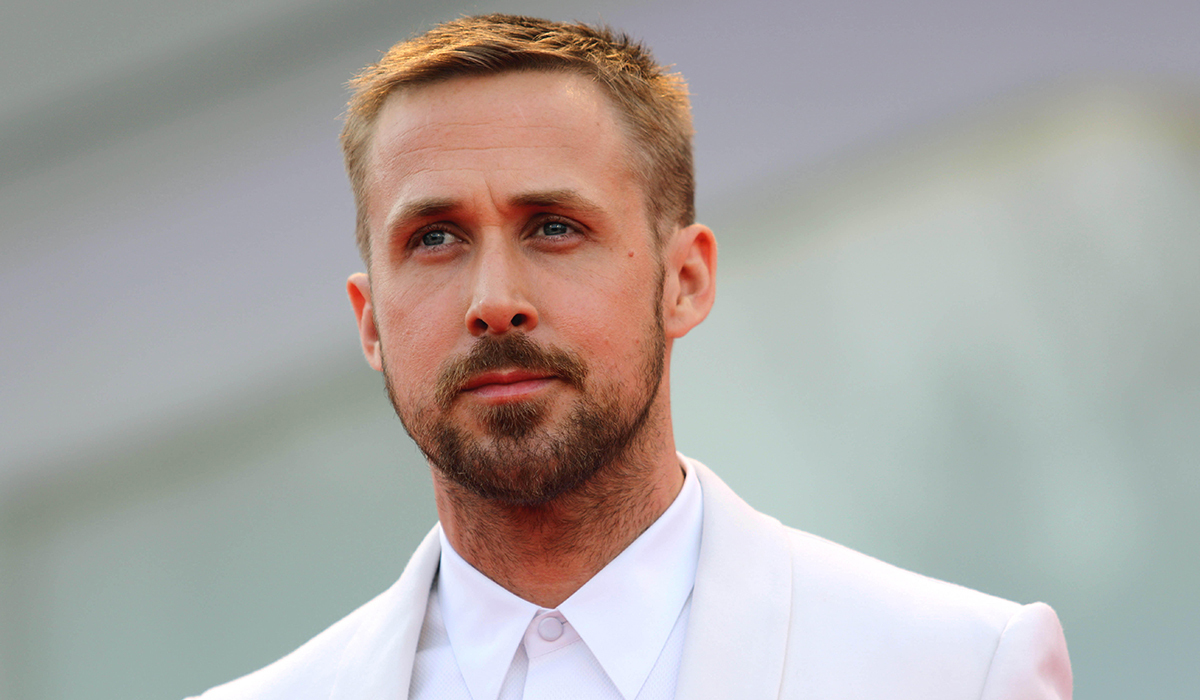
#> input picture images/rayan_gosling.jpg, 1200 x 700 px
$ python faceCapture.py
#> lines starting #> are read from the running program, lines starting #| are printed output that depends on the picture; after the words box and inside, x2 and y2 are one past the last pixel; in counts of white or black regions, pixels touching at a corner belong together
import cv2

img = cv2.imread('images/rayan_gosling.jpg')
#> img is the input picture: shape (700, 1200, 3); mean B, G, R 163.5, 166.8, 172
gray = cv2.cvtColor(img, cv2.COLOR_BGR2GRAY)
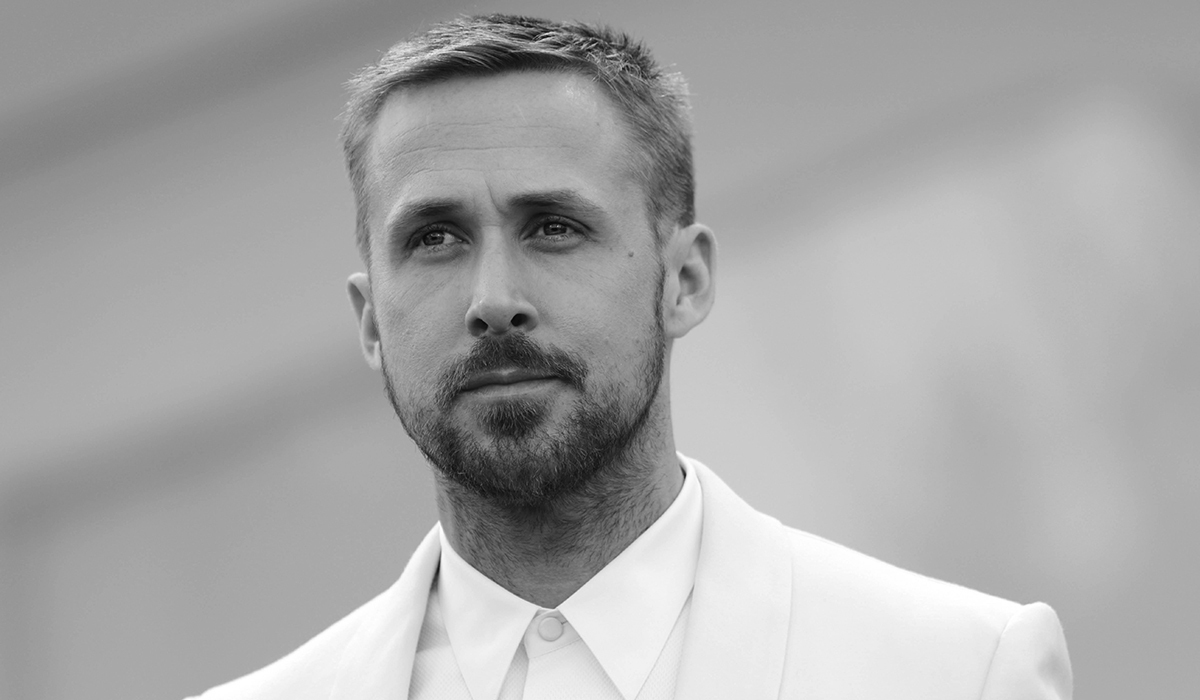
#> gray: shape (700, 1200); min 0, max 255, mean 168

faces = cv2.CascadeClassifier('faces.xml')

results = faces.detectMultiScale(gray, scaleFactor=2, minNeighbors=1)
#> results = [[309, 87, 384, 384]]

for (x, y, w, h) in results:
    cv2.rectangle(img, (x, y), (x + w, y +h), (0, 255, 0), thickness=3)
#> this loop made 1 pass
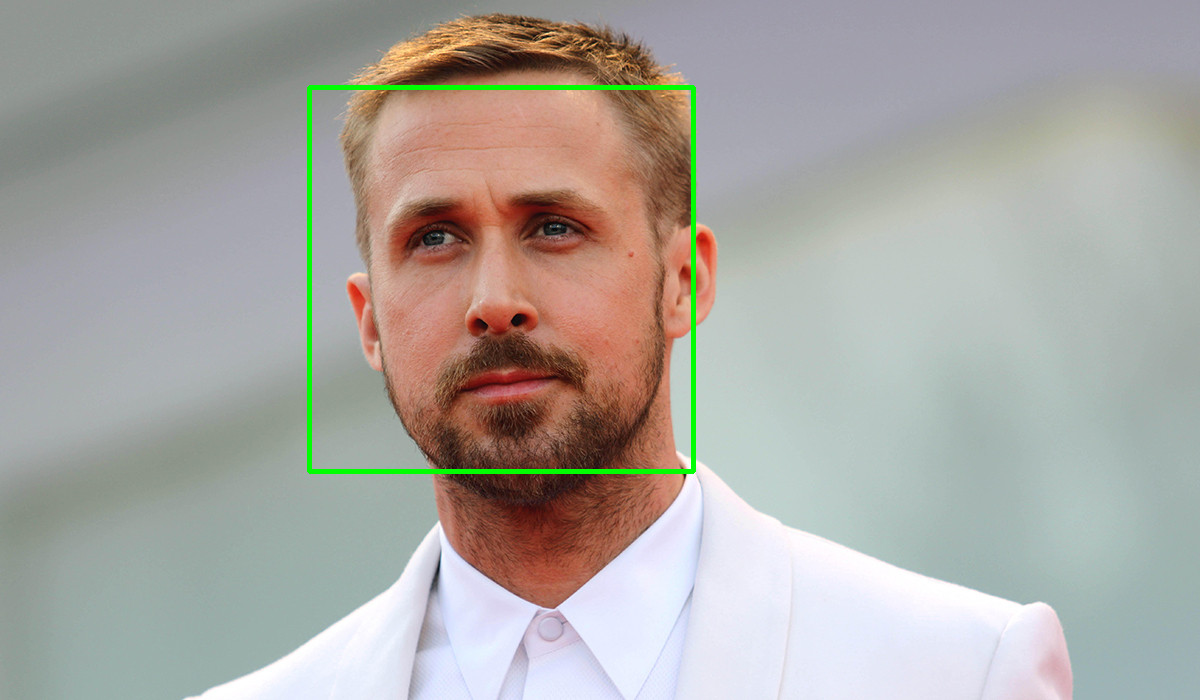
#> img: shape (700, 1200, 3); 0.91% of pixels changed, all inside (x1, y1, x2, y2) = (307, 85, 696, 474)

cv2.imshow("Person is here", img)
cv2.waitKey(0)
